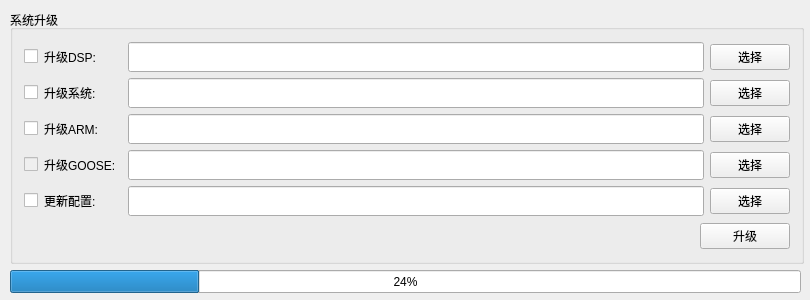
<?xml version="1.0" encoding="UTF-8"?>
<ui version="4.0">
 <class>dtuupdateWidget</class>
 <widget class="QWidget" name="dtuupdateWidget">
  <property name="geometry">
   <rect>
    <x>0</x>
    <y>0</y>
    <width>810</width>
    <height>300</height>
   </rect>
  </property>
  <property name="minimumSize">
   <size>
    <width>0</width>
    <height>300</height>
   </size>
  </property>
  <property name="maximumSize">
   <size>
    <width>810</width>
    <height>300</height>
   </size>
  </property>
  <property name="windowTitle">
   <string>系统升级</string>
  </property>
  <widget class="QGroupBox" name="group_update">
   <property name="geometry">
    <rect>
     <x>10</x>
     <y>10</y>
     <width>794</width>
     <height>254</height>
    </rect>
   </property>
   <property name="title">
    <string>系统升级</string>
   </property>
   <layout class="QGridLayout" name="gridLayout_2">
    <item row="0" column="0" colspan="2">
     <layout class="QGridLayout" name="gridLayout">
      <item row="0" column="0">
       <widget class="QCheckBox" name="checkBox_dsp">
        <property name="text">
         <string/>
        </property>
       </widget>
      </item>
      <item row="0" column="1">
       <widget class="QLabel" name="label_dsp">
        <property name="text">
         <string>升级DSP:</string>
        </property>
       </widget>
      </item>
      <item row="0" column="2">
       <widget class="QLineEdit" name="lineEdit_dsp">
        <property name="minimumSize">
         <size>
          <width>0</width>
          <height>30</height>
         </size>
        </property>
        <property name="readOnly">
         <bool>true</bool>
        </property>
       </widget>
      </item>
      <item row="0" column="3">
       <widget class="QPushButton" name="btn_dsp">
        <property name="text">
         <string>选择</string>
        </property>
       </widget>
      </item>
      <item row="1" column="0">
       <widget class="QCheckBox" name="checkBox_system">
        <property name="text">
         <string/>
        </property>
       </widget>
      </item>
      <item row="1" column="1">
       <widget class="QLabel" name="label_system">
        <property name="text">
         <string>升级系统:</string>
        </property>
       </widget>
      </item>
      <item row="1" column="2">
       <widget class="QLineEdit" name="lineEdit_system">
        <property name="minimumSize">
         <size>
          <width>0</width>
          <height>30</height>
         </size>
        </property>
        <property name="readOnly">
         <bool>true</bool>
        </property>
       </widget>
      </item>
      <item row="1" column="3">
       <widget class="QPushButton" name="btn_system">
        <property name="text">
         <string>选择</string>
        </property>
       </widget>
      </item>
      <item row="2" column="0">
       <widget class="QCheckBox" name="checkBox_arm">
        <property name="text">
         <string/>
        </property>
       </widget>
      </item>
      <item row="2" column="1">
       <widget class="QLabel" name="label_arm">
        <property name="minimumSize">
         <size>
          <width>78</width>
          <height>0</height>
         </size>
        </property>
        <property name="text">
         <string>升级ARM:</string>
        </property>
       </widget>
      </item>
      <item row="2" column="2">
       <widget class="QLineEdit" name="lineEdit_arm">
        <property name="minimumSize">
         <size>
          <width>0</width>
          <height>30</height>
         </size>
        </property>
        <property name="readOnly">
         <bool>true</bool>
        </property>
       </widget>
      </item>
      <item row="2" column="3">
       <widget class="QPushButton" name="btn_arm">
        <property name="text">
         <string>选择</string>
        </property>
       </widget>
      </item>
      <item row="3" column="0">
       <widget class="QCheckBox" name="checkBox_goose">
        <property name="enabled">
         <bool>false</bool>
        </property>
        <property name="text">
         <string/>
        </property>
       </widget>
      </item>
      <item row="3" column="1">
       <widget class="QLabel" name="label_goose">
        <property name="text">
         <string>升级GOOSE:</string>
        </property>
       </widget>
      </item>
      <item row="3" column="2">
       <widget class="QLineEdit" name="lineEdit_goose">
        <property name="minimumSize">
         <size>
          <width>0</width>
          <height>30</height>
         </size>
        </property>
        <property name="readOnly">
         <bool>true</bool>
        </property>
       </widget>
      </item>
      <item row="3" column="3">
       <widget class="QPushButton" name="btn_goose">
        <property name="text">
         <string>选择</string>
        </property>
       </widget>
      </item>
      <item row="4" column="0">
       <widget class="QCheckBox" name="checkBox_config">
        <property name="text">
         <string/>
        </property>
       </widget>
      </item>
      <item row="4" column="1">
       <widget class="QLabel" name="label_config">
        <property name="text">
         <string>更新配置:</string>
        </property>
       </widget>
      </item>
      <item row="4" column="2">
       <widget class="QLineEdit" name="lineEdit_config">
        <property name="minimumSize">
         <size>
          <width>0</width>
          <height>30</height>
         </size>
        </property>
        <property name="readOnly">
         <bool>true</bool>
        </property>
       </widget>
      </item>
      <item row="4" column="3">
       <widget class="QPushButton" name="btn_config">
        <property name="text">
         <string>选择</string>
        </property>
       </widget>
      </item>
     </layout>
    </item>
    <item row="1" column="0">
     <widget class="QLabel" name="Ltxt">
      <property name="minimumSize">
       <size>
        <width>670</width>
        <height>0</height>
       </size>
      </property>
      <property name="text">
       <string/>
      </property>
     </widget>
    </item>
    <item row="1" column="1">
     <widget class="QPushButton" name="btn_update">
      <property name="text">
       <string>升级</string>
      </property>
     </widget>
    </item>
   </layout>
  </widget>
  <widget class="QProgressBar" name="progressBar">
   <property name="geometry">
    <rect>
     <x>10</x>
     <y>270</y>
     <width>791</width>
     <height>23</height>
    </rect>
   </property>
   <property name="value">
    <number>24</number>
   </property>
  </widget>
 </widget>
 <layoutdefault spacing="6" margin="11"/>
 <resources/>
 <connections>
  <connection>
   <sender>btn_arm</sender>
   <signal>clicked()</signal>
   <receiver>dtuupdateWidget</receiver>
   <slot>select_arm_program()</slot>
   <hints>
    <hint type="sourcelabel">
     <x>748</x>
     <y>114</y>
    </hint>
    <hint type="destinationlabel">
     <x>404</x>
     <y>100</y>
    </hint>
   </hints>
  </connection>
  <connection>
   <sender>btn_dsp</sender>
   <signal>clicked()</signal>
   <receiver>dtuupdateWidget</receiver>
   <slot>select_dsp_program()</slot>
   <hints>
    <hint type="sourcelabel">
     <x>748</x>
     <y>46</y>
    </hint>
    <hint type="destinationlabel">
     <x>404</x>
     <y>100</y>
    </hint>
   </hints>
  </connection>
  <connection>
   <sender>btn_update</sender>
   <signal>clicked()</signal>
   <receiver>dtuupdateWidget</receiver>
   <slot>execute_update_program()</slot>
   <hints>
    <hint type="sourcelabel">
     <x>748</x>
     <y>143</y>
    </hint>
    <hint type="destinationlabel">
     <x>404</x>
     <y>100</y>
    </hint>
   </hints>
  </connection>
  <connection>
   <sender>checkBox_arm</sender>
   <signal>clicked()</signal>
   <receiver>dtuupdateWidget</receiver>
   <slot>enable_update()</slot>
   <hints>
    <hint type="sourcelabel">
     <x>23</x>
     <y>114</y>
    </hint>
    <hint type="destinationlabel">
     <x>404</x>
     <y>100</y>
    </hint>
   </hints>
  </connection>
  <connection>
   <sender>checkBox_dsp</sender>
   <signal>clicked()</signal>
   <receiver>dtuupdateWidget</receiver>
   <slot>enable_update()</slot>
   <hints>
    <hint type="sourcelabel">
     <x>23</x>
     <y>46</y>
    </hint>
    <hint type="destinationlabel">
     <x>404</x>
     <y>100</y>
    </hint>
   </hints>
  </connection>
  <connection>
   <sender>btn_system</sender>
   <signal>clicked()</signal>
   <receiver>dtuupdateWidget</receiver>
   <slot>select_system_program()</slot>
   <hints>
    <hint type="sourcelabel">
     <x>739</x>
     <y>90</y>
    </hint>
    <hint type="destinationlabel">
     <x>404</x>
     <y>100</y>
    </hint>
   </hints>
  </connection>
  <connection>
   <sender>checkBox_config</sender>
   <signal>clicked()</signal>
   <receiver>dtuupdateWidget</receiver>
   <slot>enable_update()</slot>
   <hints>
    <hint type="sourcelabel">
     <x>23</x>
     <y>172</y>
    </hint>
    <hint type="destinationlabel">
     <x>404</x>
     <y>135</y>
    </hint>
   </hints>
  </connection>
  <connection>
   <sender>btn_config</sender>
   <signal>clicked()</signal>
   <receiver>dtuupdateWidget</receiver>
   <slot>select_config_program()</slot>
   <hints>
    <hint type="sourcelabel">
     <x>748</x>
     <y>172</y>
    </hint>
    <hint type="destinationlabel">
     <x>404</x>
     <y>135</y>
    </hint>
   </hints>
  </connection>
  <connection>
   <sender>checkBox_system</sender>
   <signal>clicked()</signal>
   <receiver>dtuupdateWidget</receiver>
   <slot>enable_update()</slot>
   <hints>
    <hint type="sourcelabel">
     <x>29</x>
     <y>90</y>
    </hint>
    <hint type="destinationlabel">
     <x>404</x>
     <y>135</y>
    </hint>
   </hints>
  </connection>
  <connection>
   <sender>btn_goose</sender>
   <signal>clicked()</signal>
   <receiver>dtuupdateWidget</receiver>
   <slot>select_goose_program()</slot>
   <hints>
    <hint type="sourcelabel">
     <x>744</x>
     <y>163</y>
    </hint>
    <hint type="destinationlabel">
     <x>404</x>
     <y>149</y>
    </hint>
   </hints>
  </connection>
  <connection>
   <sender>checkBox_goose</sender>
   <signal>clicked()</signal>
   <receiver>dtuupdateWidget</receiver>
   <slot>enable_update()</slot>
   <hints>
    <hint type="sourcelabel">
     <x>30</x>
     <y>163</y>
    </hint>
    <hint type="destinationlabel">
     <x>404</x>
     <y>149</y>
    </hint>
   </hints>
  </connection>
 </connections>
 <slots>
  <slot>enable_update()</slot>
  <slot>select_update_program()</slot>
  <slot>execute_update_program()</slot>
  <slot>select_dsp_program()</slot>
  <slot>select_system_program()</slot>
  <slot>select_arm_program()</slot>
  <slot>select_config_program()</slot>
  <slot>select_goose_program()</slot>
 </slots>
</ui>
